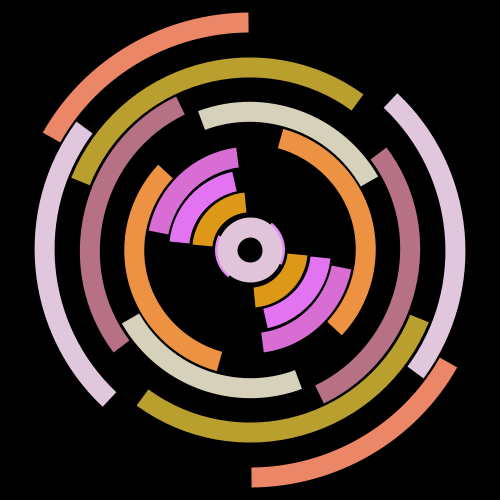
Frame 1 (no input)
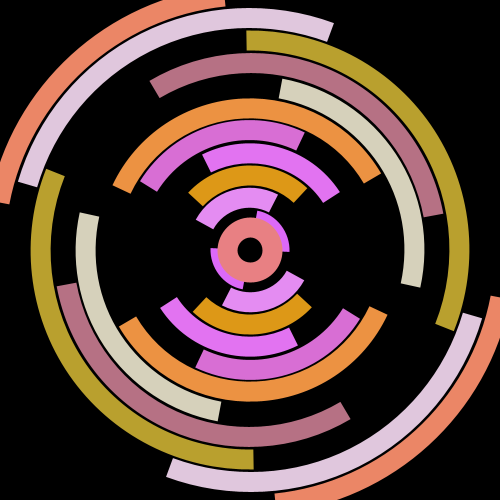
Frame 60 (the mouse pressed at the canvas centre just before this capture)
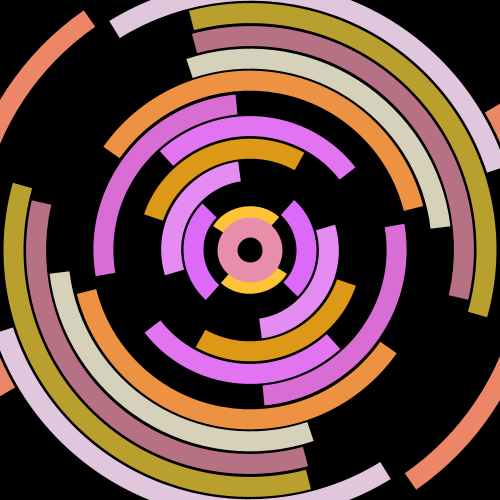
Frame 120 (the mouse held since frame 60 and released just before this capture)

The Processing sketch that drew these frames (run headless with seeded random() and noise(); from frame 60 on, the mouse is pressed at the canvas centre):

// Processing sketch: processing_5470
// ── processing_5470.pde

arq[] arcs;
float ray;int maxi;color nextColor,currentColor;

void setup(){
  size(500,500); maxi=(int)sqrt(250*250+250*250)*2;
  background(255);
  arcs= new arq[10];
  ray = 0;
  for(int a=0;a<10;a++){
    getNextColor();
    arcs[a]=new arq(250,250,50+a*45);
  }
  arcs=(arq[]) reverse(arcs);
  noFill();
  strokeWeight(20); 
  smooth(); 
  strokeCap(SQUARE);
}

void draw(){
  ray+=0.9; 
  if(ray>45){
    ray=0;
    for(int a=0;a<arcs.length;a++){
      arcs[a].r+=45;
    }
    getNextColor();
     arcs = (arq[]) append (arcs, new arq(250,250,50));
      if(arcs[0].r>maxi){
       arcs = (arq[]) subset (arcs, 1);
      }
  }
  background(0);
  for(int a=0;a<arcs.length;a++){
    arcs[a].dessine();
  }
  stroke(getCouleurEnCours());
  ellipse(250,250,45,45);
}

class arq{
  int x,y;
  mouvement m;
  float r,a,l,v;
  color col=nextColor;
  arq(int _x, int _y, int _r){
    col=nextColor;
    m = new mouvement();
    x=_x;
    y=_y;
    r=_r;
    a=random(TWO_PI);
    l=random(0.3,0.7);
    v=random(-0.04,0.04);
  }
  void dessine(){
    stroke(col);
    arc(x, y, r+ray, r+ray, a, a+l*PI); 
    arc(x, y, r+ray, r+ray, a+PI, a+PI+l*PI);
    l=l+(1-l)*0.002;
    a+=m.bouge();
  }
}

class mouvement{
  float n,v,v2;
  mouvement(){
    n=0;v=PI/100;v2=random(0.01,0.08);
  } 
  float bouge(){
    n+=v;v*=1.003;
    if(random(100)<1){
      v=-v;
    }
    return cos(n)*v2;
  }
}

void getNextColor(){
  currentColor = nextColor;
  nextColor =color(random(180,255),random(100,255),random(255)); 
}

color getCouleurEnCours(){
 float d=45-ray;   
 
  
 float b=(blue(currentColor)/45)*d+(blue(nextColor)/45)*ray;  
 float r=(red(currentColor)/45)*d+(red(nextColor)/45)*ray; 
 float g=(green(currentColor)/45)*d+(green(nextColor)/45 )*ray; 
 return color(r,g,b);
}
